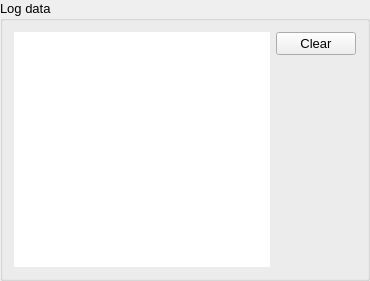
     <widget class="QGroupBox" name="groupBox_4">
      <property name="sizePolicy">
       <sizepolicy hsizetype="Preferred" vsizetype="Ignored">
        <horstretch>0</horstretch>
        <verstretch>0</verstretch>
       </sizepolicy>
      </property>
      <property name="font">
       <font>
        <pointsize>10</pointsize>
       </font>
      </property>
      <property name="styleSheet">
       <string notr="true"/>
      </property>
      <property name="title">
       <string>Log data</string>
      </property>
      <layout class="QGridLayout" name="gridLayout">
       <item row="0" column="0" rowspan="3">
        <widget class="QTextEdit" name="textEdit_rawBytes">
         <property name="styleSheet">
          <string notr="true">border : none;</string>
         </property>
         <property name="acceptRichText">
          <bool>true</bool>
         </property>
        </widget>
       </item>
       <item row="0" column="1">
        <widget class="QPushButton" name="pushButton_clear">
         <property name="font">
          <font>
           <pointsize>10</pointsize>
          </font>
         </property>
         <property name="text">
          <string>Clear</string>
         </property>
        </widget>
       </item>
       <item row="1" column="1">
        <widget class="QCustomPlot" name="customPlot_new_Temp_live" native="true">
         <property name="sizePolicy">
          <sizepolicy hsizetype="Ignored" vsizetype="Preferred">
           <horstretch>0</horstretch>
           <verstretch>0</verstretch>
          </sizepolicy>
         </property>
         <property name="minimumSize">
          <size>
           <width>0</width>
           <height>100</height>
          </size>
         </property>
        </widget>
       </item>
       <item row="2" column="1">
        <widget class="QCustomPlot" name="customPlot_new_Temp" native="true">
         <property name="sizePolicy">
          <sizepolicy hsizetype="Ignored" vsizetype="Preferred">
           <horstretch>0</horstretch>
           <verstretch>0</verstretch>
          </sizepolicy>
         </property>
         <property name="minimumSize">
          <size>
           <width>0</width>
           <height>100</height>
          </size>
         </property>
        </widget>
       </item>
      </layout>
     </widget>
